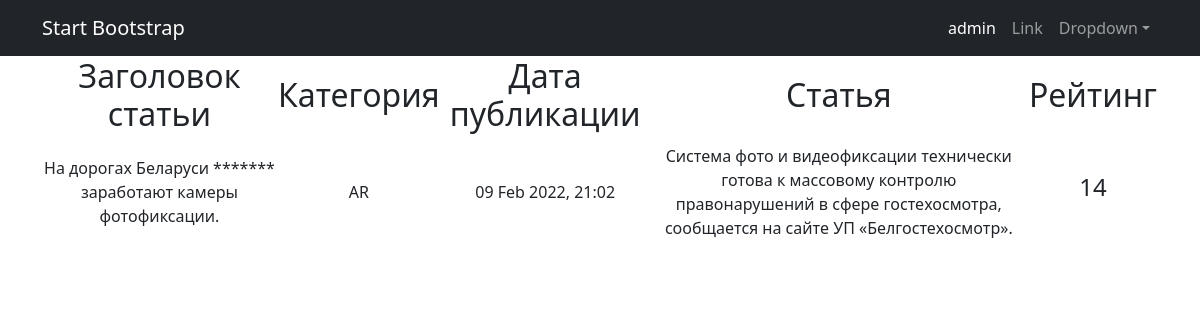
The page /news/2 on the database its author committed.
### news_portal/models.py (models this page shows, shortened)
class Post(models.Model):
    PostAuthor = models.ForeignKey(Author, on_delete=models.CASCADE)
    NEWS = 'NW'
    ARTICLE = 'AR'
    CATEGORIES = [
        ('NW', 'Новость'),
        ('AR', 'Статья')
    ]
    categoryType = models.CharField(max_length=2, choices=CATEGORIES)
    pubData = models.DateTimeField('дата и время добавления новости', auto_now_add=True)
    postCategory = models.ManyToManyField(Category, through='postCategory')
    postTitle = models.CharField('название публикации', max_length=255)
    postText = models.TextField('текст публикации')
    postRating = models.SmallIntegerField('рейтинг публикации', default=0)
    def __str__(self):
        return f'{self.postTitle} {self.postText}'

### news_portal/views.py (the view)
# urls.py: path('<int:pk>', PostDetail.as_view()),
class PostDetail(DetailView):
    model = Post
    template_name = 'new.html'
    context_object_name = 'new'

### news_portal/templatetags/censor.py (called while the page is built)
@register.filter(name='censor')
def censor(value):
    text = value.split()
    for word in text:
        if word.lower() in CENSOR:
            value = value.replace(word, '*' * len(word))
    return value

### templates/new.html (shortened to what this page needs)
{% extends 'flatpages/default.html' %}
{% load censor %}
{% block content %}
        <table>
            <tr>
            <td>
                <h2>Заголовок статьи</h2>
            </td>
            <td>
                 <h2>Категория</h2>
            </td>
            <td>
                <h2>Дата публикации</h2>
            </td>
            <td>
                <h2>Статья</h2>
            </td>
            <td>
                <h2>Рейтинг</h2>
            </td>
            </tr>
             <td>
                {{ new.postTitle| censor }}
            </td>
            <td>
                {{ new.categoryType }}
            </td>
            <td>
                {{ new.pubData|date:'d M Y, H:m' }}
            </td>
            <td>
                {{ new.postText|censor }}
            </td>
            <td>
                <h4>{{ new.postRating  }}</h4>
            </td>
        </table>
{% endblock content %}

### rows shown on the page
Post: postTitle|censor "На дорогах Беларуси ******* заработают камеры фотофиксации.", categoryType "AR", pubData "09 Feb 2022, 21:02", postText|censor "Система фото и видеофиксации технически готова к массовому контролю правонарушений в сфере гостехосмотра, сообщается на сайте УП «Белгостехосмотр».", postRating "14"
